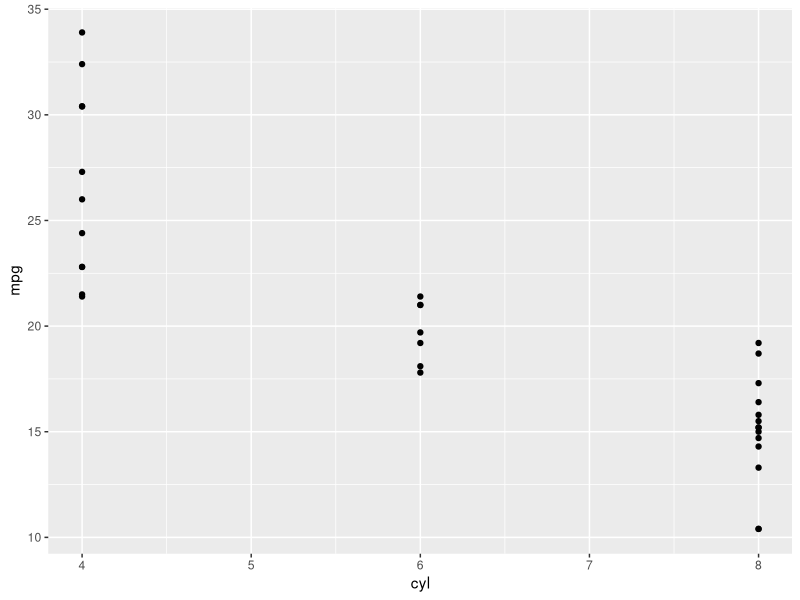
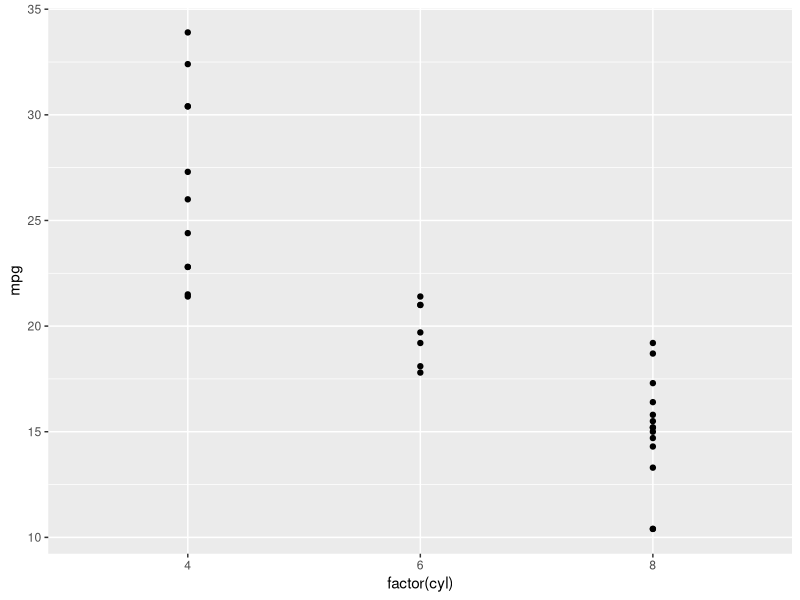
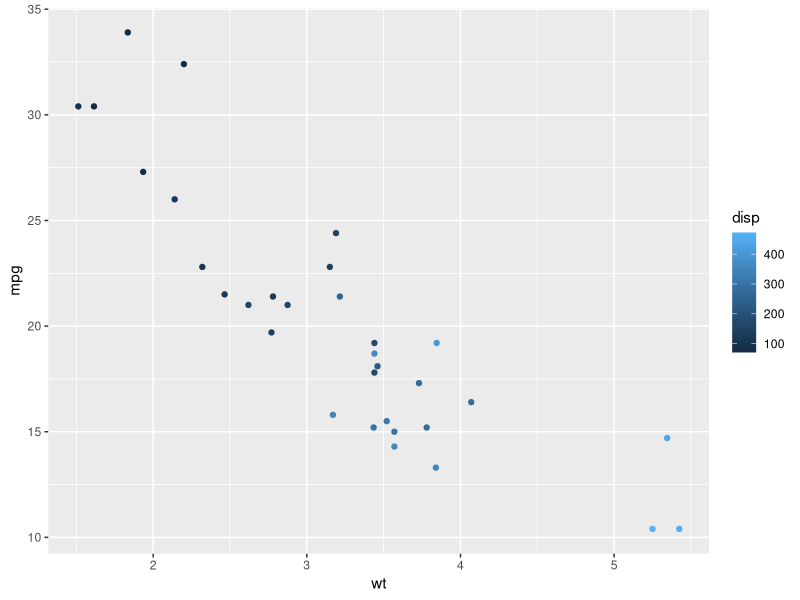
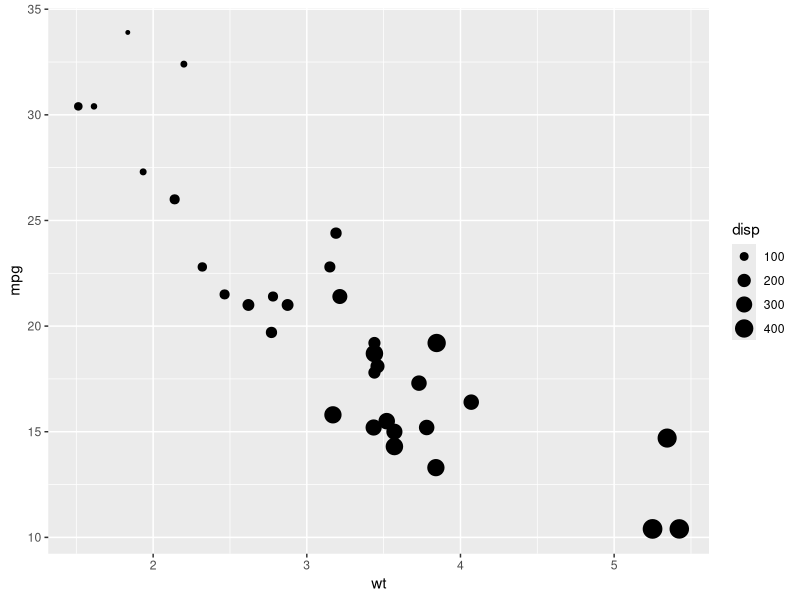
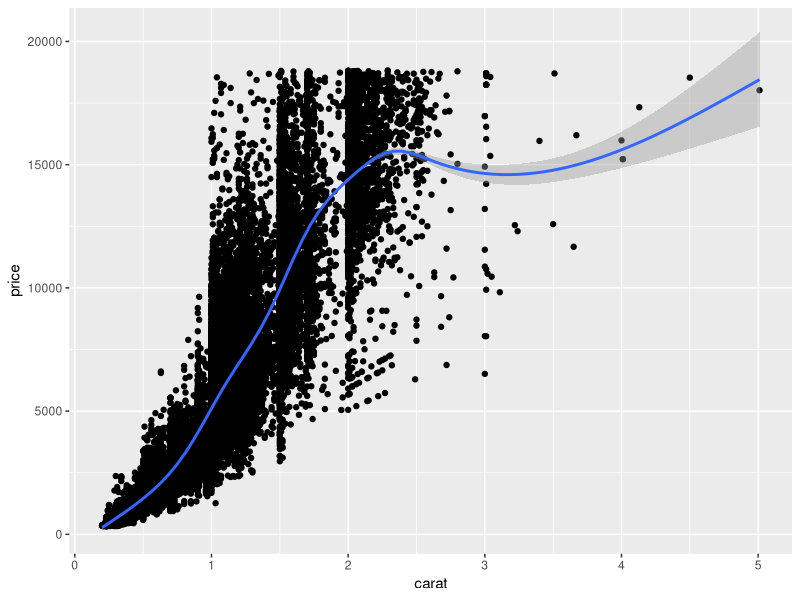
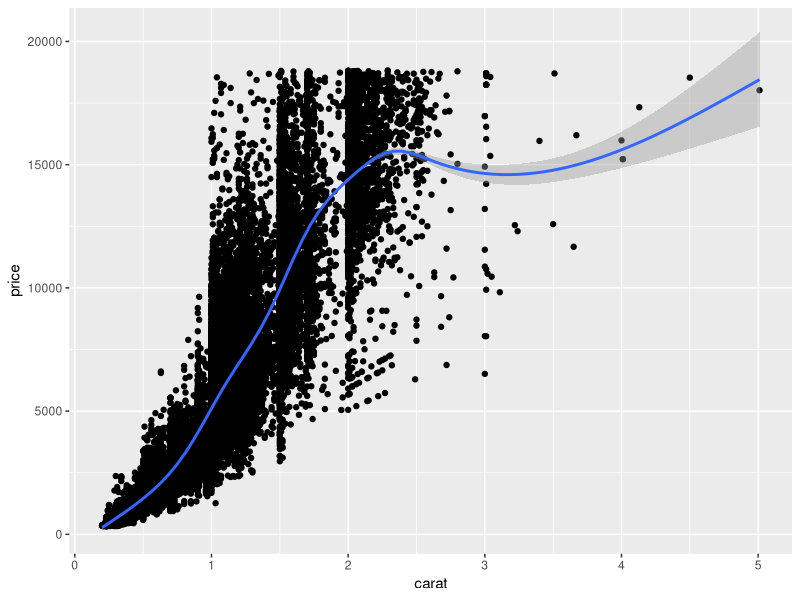
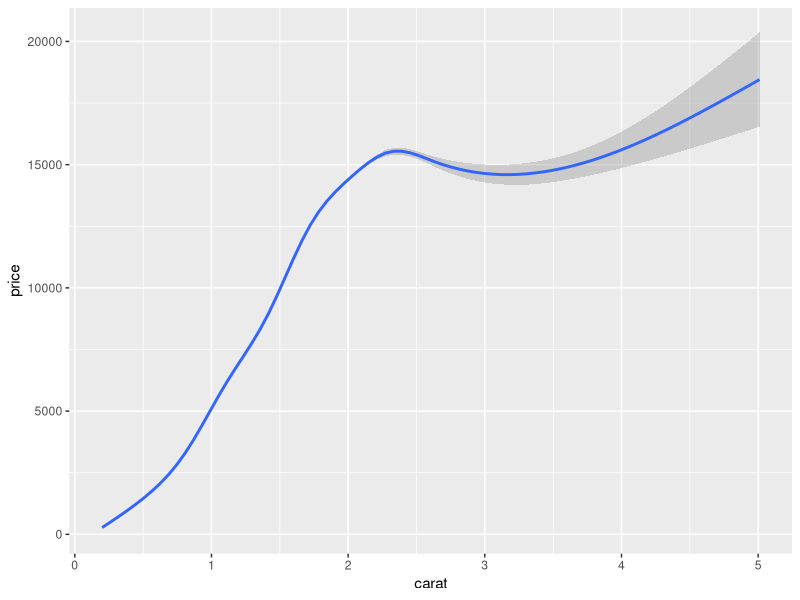
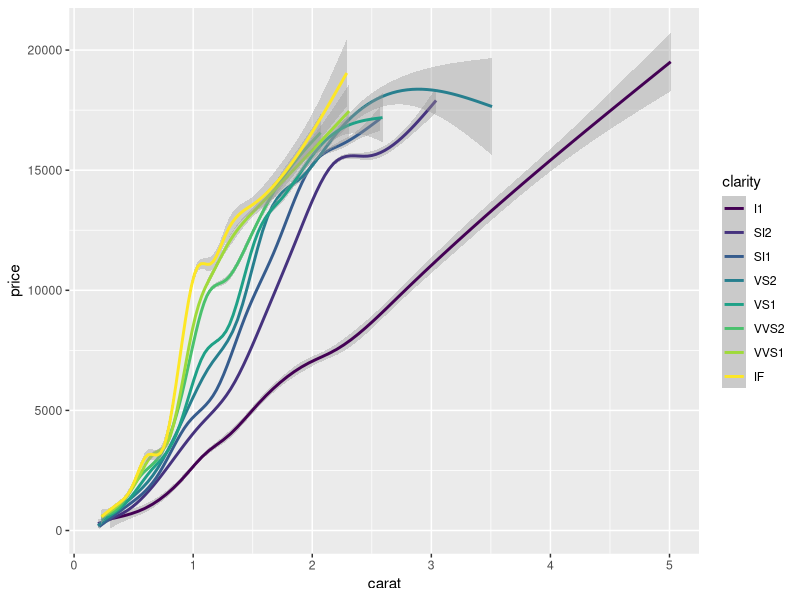

Write R code to recreate these figures, in order.
## ---- chunk 1
knitr::opts_chunk$set(echo = TRUE)
## ---- chunk 2
# Load the ggplot2 package
library(ggplot2)

# Explore the mtcars data frame with str()
str(mtcars)

## ---- chunk 3
# Plot mpg vs cyl
ggplot(mtcars, aes(x = cyl, y = mpg)) +
  geom_point()
## ---- chunk 4
ggplot(mtcars, aes(x = factor(cyl), y = mpg)) +
  geom_point()
## ---- chunk 5
#Compare mpg vs wt and overlay displacement of car engine as color
ggplot(mtcars, aes(x = wt, y = mpg, color = disp)) +
  geom_point()

# Remap disp as size instead of color
ggplot(mtcars, aes(x = wt, y = mpg, size = disp)) +
  geom_point()

## ---- chunk 6
str(diamonds)
## ---- chunk 7
# Add geom_point() and geom_smooth() with +
ggplot(diamonds, aes(x = carat, y = price)) +
geom_point() +
geom_smooth()
## ---- chunk 8
# 1 - The plot you created in the previous exercise
ggplot(diamonds, aes(x = carat, y = price)) +
  geom_point() +
  geom_smooth()

# 2 - Copy the above command but show only the smooth line
ggplot(diamonds, aes(x = carat, y = price)) +
  geom_smooth()


# 3 - Copy the above command and assign the correct value to col in aes()
ggplot(diamonds, aes(x = carat, y = price, color = clarity)) +
  geom_smooth()


# 4 - Keep the color settings from previous command. Plot only the points with argument alpha.
ggplot(diamonds, aes(x = carat, y = price, color = clarity)) +
  geom_point(alpha = 0.4)

## ---- chunk 9
# Create the object containing the data and aes layers: dia_plot
dia_plot <- ggplot(diamonds, aes(x = carat, y = price))

# Add a geom layer with + and geom_point()
dia_plot + geom_point()

# Add the same geom layer, but with aes() inside
dia_plot + geom_point(aes(color = clarity))

## ---- chunk 10
# 1 - The dia_plot object has been created for you
dia_plot <- ggplot(diamonds, aes(x = carat, y = price))

# 2 - Expand dia_plot by adding geom_point() with alpha set to 0.2
dia_plot <- dia_plot + geom_point(alpha = 0.2)

# 3 - Plot dia_plot with additional geom_smooth() with se set to FALSE
dia_plot + geom_smooth(se = FALSE)

# 4 - Copy the command from above and add aes() with the correct mapping to geom_smooth()
dia_plot + geom_smooth(aes(color = clarity), se = FALSE)

## ---- chunk 11
# Plot the correct variables of mtcars
plot(mtcars$wt, mtcars$mpg, col = mtcars$cyl)

# Change cyl inside mtcars to a factor
mtcars$fcyl <- as.factor(mtcars$cyl)

# Make the same plot as in the first instruction
plot(mtcars$wt, mtcars$mpg, col = mtcars$fcyl)

